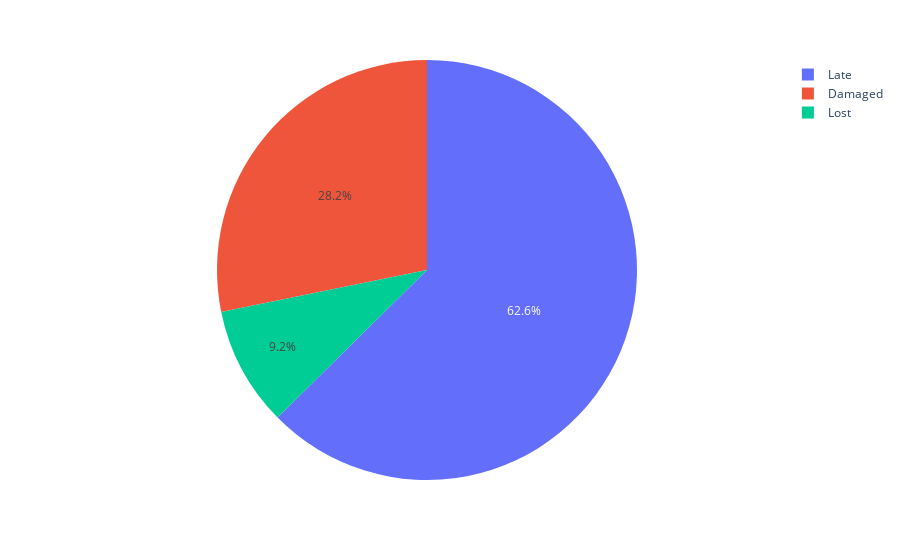

The cell this chart's notebook holds for it:
### Code cell
num_issues_type=all_issues['issue_type'].value_counts().reset_index(name='count')
num_issues_type

px.pie(data_frame=num_issues_type,names='issue_type',values='count')

### Figure 1 — Plotly figure (JSON) as saved in the notebook; plotly's stock layout.template omitted (floating-point values rounded to 4 significant figures)
{"data": [{"domain": {"x": [0, 1], "y": [0, 1]}, "hovertemplate": "issue_type=%{label}<br>count=%{value}<extra></extra>", "labels": ["Late", "Damaged", "Lost"], "legendgroup": "", "name": "", "showlegend": true, "type": "pie", "values": [313, 141, 46]}], "layout": {"legend": {"tracegroupgap": 0}, "margin": {"t": 60}}}
